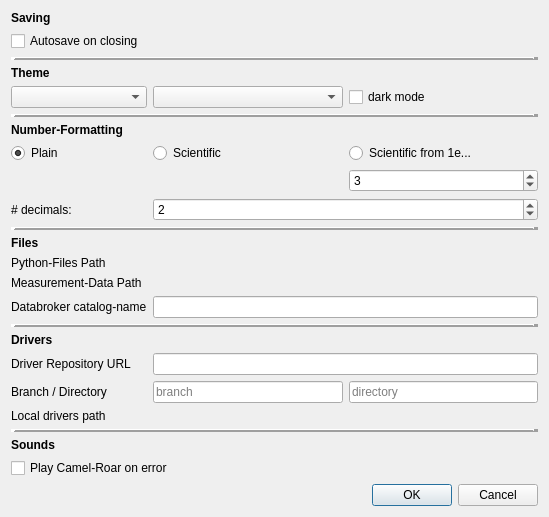
<?xml version="1.0" encoding="UTF-8"?>
<ui version="4.0">
 <class>settings_window</class>
 <widget class="QDialog" name="settings_window">
  <property name="geometry">
   <rect>
    <x>0</x>
    <y>0</y>
    <width>549</width>
    <height>485</height>
   </rect>
  </property>
  <property name="windowTitle">
   <string>Dialog</string>
  </property>
  <layout class="QGridLayout" name="gridLayout">
   <item row="4" column="1">
    <widget class="QComboBox" name="comboBox_theme"/>
   </item>
   <item row="2" column="1" colspan="3">
    <widget class="Line" name="line">
     <property name="frameShadow">
      <enum>QFrame::Raised</enum>
     </property>
     <property name="lineWidth">
      <number>5</number>
     </property>
     <property name="orientation">
      <enum>Qt::Horizontal</enum>
     </property>
    </widget>
   </item>
   <item row="10" column="2" colspan="2">
    <widget class="QSpinBox" name="spinBox_n_decimals">
     <property name="value">
      <number>2</number>
     </property>
    </widget>
   </item>
   <item row="8" column="1">
    <widget class="QRadioButton" name="radioButton_plain_numbers">
     <property name="text">
      <string>Plain</string>
     </property>
     <property name="checkable">
      <bool>true</bool>
     </property>
     <property name="checked">
      <bool>true</bool>
     </property>
    </widget>
   </item>
   <item row="10" column="1">
    <widget class="QLabel" name="label_4">
     <property name="maximumSize">
      <size>
       <width>16777215</width>
       <height>17</height>
      </size>
     </property>
     <property name="text">
      <string># decimals:</string>
     </property>
    </widget>
   </item>
   <item row="17" column="1">
    <widget class="QLabel" name="label_10">
     <property name="text">
      <string>Databroker catalog-name</string>
     </property>
    </widget>
   </item>
   <item row="0" column="1" colspan="3">
    <widget class="QLabel" name="label">
     <property name="maximumSize">
      <size>
       <width>16777215</width>
       <height>17</height>
      </size>
     </property>
     <property name="font">
      <font>
       <weight>75</weight>
       <italic>false</italic>
       <bold>true</bold>
      </font>
     </property>
     <property name="text">
      <string>Saving</string>
     </property>
    </widget>
   </item>
   <item row="8" column="3">
    <widget class="QRadioButton" name="radioButton_mixed">
     <property name="text">
      <string>Scientific from 1e...</string>
     </property>
    </widget>
   </item>
   <item row="12" column="1" colspan="3">
    <widget class="QLabel" name="label_5">
     <property name="maximumSize">
      <size>
       <width>16777215</width>
       <height>17</height>
      </size>
     </property>
     <property name="font">
      <font>
       <weight>75</weight>
       <bold>true</bold>
      </font>
     </property>
     <property name="text">
      <string>Files</string>
     </property>
    </widget>
   </item>
   <item row="11" column="1" colspan="3">
    <widget class="Line" name="line_3">
     <property name="frameShadow">
      <enum>QFrame::Raised</enum>
     </property>
     <property name="lineWidth">
      <number>5</number>
     </property>
     <property name="orientation">
      <enum>Qt::Horizontal</enum>
     </property>
    </widget>
   </item>
   <item row="25" column="1" colspan="3">
    <widget class="QCheckBox" name="checkBox_play_camel_on_error">
     <property name="text">
      <string>Play Camel-Roar on error</string>
     </property>
    </widget>
   </item>
   <item row="21" column="2">
    <widget class="QLineEdit" name="lineEdit_branch">
     <property name="placeholderText">
      <string>branch</string>
     </property>
    </widget>
   </item>
   <item row="5" column="1" colspan="3">
    <widget class="Line" name="line_2">
     <property name="frameShadow">
      <enum>QFrame::Raised</enum>
     </property>
     <property name="lineWidth">
      <number>5</number>
     </property>
     <property name="orientation">
      <enum>Qt::Horizontal</enum>
     </property>
    </widget>
   </item>
   <item row="16" column="1">
    <widget class="QLabel" name="label_7">
     <property name="maximumSize">
      <size>
       <width>16777215</width>
       <height>17</height>
      </size>
     </property>
     <property name="text">
      <string>Measurement-Data Path</string>
     </property>
    </widget>
   </item>
   <item row="17" column="2" colspan="2">
    <widget class="QLineEdit" name="lineEdit_catalog_name"/>
   </item>
   <item row="7" column="1" colspan="3">
    <widget class="QLabel" name="label_3">
     <property name="maximumSize">
      <size>
       <width>16777215</width>
       <height>17</height>
      </size>
     </property>
     <property name="font">
      <font>
       <weight>75</weight>
       <bold>true</bold>
      </font>
     </property>
     <property name="text">
      <string>Number-Formatting</string>
     </property>
    </widget>
   </item>
   <item row="23" column="1" colspan="3">
    <widget class="Line" name="line_5">
     <property name="frameShadow">
      <enum>QFrame::Raised</enum>
     </property>
     <property name="lineWidth">
      <number>5</number>
     </property>
     <property name="orientation">
      <enum>Qt::Horizontal</enum>
     </property>
    </widget>
   </item>
   <item row="9" column="3">
    <widget class="QSpinBox" name="spinBox_scientific_from">
     <property name="value">
      <number>3</number>
     </property>
    </widget>
   </item>
   <item row="8" column="2">
    <widget class="QRadioButton" name="radioButton_scientific">
     <property name="text">
      <string>Scientific</string>
     </property>
    </widget>
   </item>
   <item row="3" column="1" colspan="3">
    <widget class="QLabel" name="label_2">
     <property name="maximumSize">
      <size>
       <width>16777215</width>
       <height>17</height>
      </size>
     </property>
     <property name="font">
      <font>
       <weight>75</weight>
       <bold>true</bold>
      </font>
     </property>
     <property name="text">
      <string>Theme</string>
     </property>
    </widget>
   </item>
   <item row="26" column="1" colspan="3">
    <widget class="QDialogButtonBox" name="buttonBox">
     <property name="orientation">
      <enum>Qt::Horizontal</enum>
     </property>
     <property name="standardButtons">
      <set>QDialogButtonBox::Cancel|QDialogButtonBox::Ok</set>
     </property>
    </widget>
   </item>
   <item row="13" column="1">
    <widget class="QLabel" name="label_6">
     <property name="maximumSize">
      <size>
       <width>16777215</width>
       <height>17</height>
      </size>
     </property>
     <property name="text">
      <string>Python-Files Path</string>
     </property>
    </widget>
   </item>
   <item row="18" column="1" colspan="3">
    <widget class="Line" name="line_6">
     <property name="frameShadow">
      <enum>QFrame::Raised</enum>
     </property>
     <property name="lineWidth">
      <number>5</number>
     </property>
     <property name="orientation">
      <enum>Qt::Horizontal</enum>
     </property>
    </widget>
   </item>
   <item row="20" column="2" colspan="2">
    <widget class="QLineEdit" name="lineEdit_repo"/>
   </item>
   <item row="20" column="1">
    <widget class="QLabel" name="label_12">
     <property name="text">
      <string>Driver Repository URL</string>
     </property>
    </widget>
   </item>
   <item row="21" column="1">
    <widget class="QLabel" name="label_14">
     <property name="text">
      <string>Branch / Directory</string>
     </property>
    </widget>
   </item>
   <item row="22" column="1">
    <widget class="QLabel" name="label_8">
     <property name="maximumSize">
      <size>
       <width>16777215</width>
       <height>17</height>
      </size>
     </property>
     <property name="text">
      <string>Local drivers path</string>
     </property>
    </widget>
   </item>
   <item row="21" column="3">
    <widget class="QLineEdit" name="lineEdit_directory">
     <property name="placeholderText">
      <string>directory</string>
     </property>
    </widget>
   </item>
   <item row="24" column="1" colspan="3">
    <widget class="QLabel" name="label_11">
     <property name="font">
      <font>
       <weight>75</weight>
       <bold>true</bold>
      </font>
     </property>
     <property name="text">
      <string>Sounds</string>
     </property>
    </widget>
   </item>
   <item row="19" column="1" colspan="3">
    <widget class="QLabel" name="label_13">
     <property name="font">
      <font>
       <weight>75</weight>
       <bold>true</bold>
      </font>
     </property>
     <property name="text">
      <string>Drivers</string>
     </property>
    </widget>
   </item>
   <item row="4" column="2">
    <widget class="QComboBox" name="comboBox_material_theme"/>
   </item>
   <item row="22" column="2" colspan="2">
    <widget class="Path_Button_Edit" name="pathButton_device_path" native="true"/>
   </item>
   <item row="16" column="2" colspan="2">
    <widget class="Path_Button_Edit" name="pathButton_meas_files" native="true"/>
   </item>
   <item row="13" column="2" colspan="2">
    <widget class="Path_Button_Edit" name="pathButton_py_files" native="true"/>
   </item>
   <item row="1" column="1" colspan="3">
    <widget class="QCheckBox" name="checkBox_autosave">
     <property name="text">
      <string>Autosave on closing</string>
     </property>
    </widget>
   </item>
   <item row="4" column="3">
    <widget class="QCheckBox" name="checkBox_dark">
     <property name="text">
      <string>dark mode</string>
     </property>
    </widget>
   </item>
  </layout>
 </widget>
 <customwidgets>
  <customwidget>
   <class>Path_Button_Edit</class>
   <extends>QWidget</extends>
   <header>nomad_camels.ui_widgets.path_button_edit</header>
   <container>1</container>
  </customwidget>
 </customwidgets>
 <resources/>
 <connections>
  <connection>
   <sender>buttonBox</sender>
   <signal>accepted()</signal>
   <receiver>settings_window</receiver>
   <slot>accept()</slot>
   <hints>
    <hint type="sourcelabel">
     <x>248</x>
     <y>254</y>
    </hint>
    <hint type="destinationlabel">
     <x>157</x>
     <y>274</y>
    </hint>
   </hints>
  </connection>
  <connection>
   <sender>buttonBox</sender>
   <signal>rejected()</signal>
   <receiver>settings_window</receiver>
   <slot>reject()</slot>
   <hints>
    <hint type="sourcelabel">
     <x>316</x>
     <y>260</y>
    </hint>
    <hint type="destinationlabel">
     <x>286</x>
     <y>274</y>
    </hint>
   </hints>
  </connection>
 </connections>
</ui>
